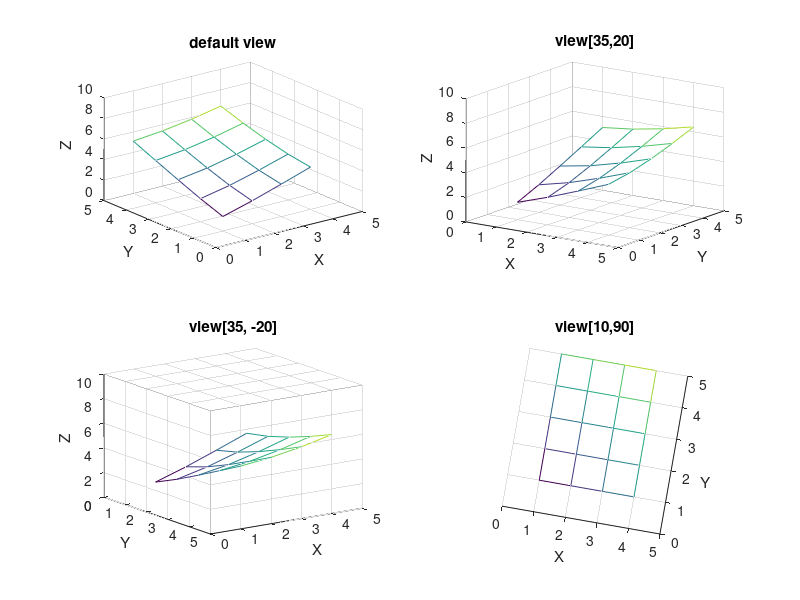

Recreate this plot in MATLAB.
% L2_25 plots Figure 2.24. 
% Copyright S. Nakamura, 1995
set(gcf, 'NumberTitle','off','Name', 'Figure 2.24')

clear, clf
for i=1:4;
   for j=1:5;
      z(j,i)=sqrt(i^2 + j^2);
   end
end
subplot(221)
mesh(z)
axis([0,5,0,5,0,10])
title('default view')
xlabel('X')
ylabel('Y')
zlabel('Z')

subplot(222)
mesh(z)
axis([0,5,0,5,0,10])
title('view[35,20]')
view([35,20])
xlabel('X')
ylabel('Y')
zlabel('Z')

subplot(223)
mesh(z)
axis([0,5,0,5,0,10])
title('view[35, -20]')
view([35, -20])
xlabel('X')
ylabel('Y')
zlabel('Z')

subplot(224)
mesh(z)
axis([0,5,0,5,0,10])
title('view[10,90]')
xlabel('X')
ylabel('Y')
zlabel('Z')
view([10,90])
axis('square')
